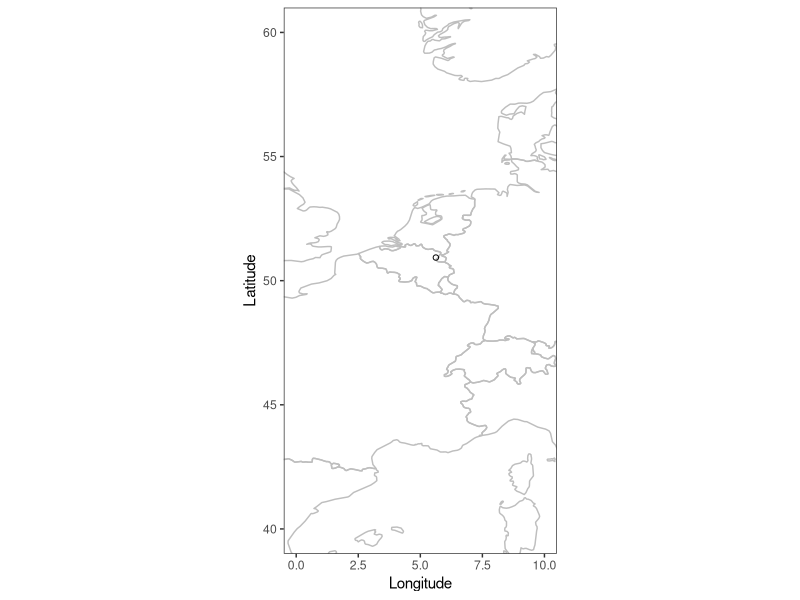

The R source for this figure:
## ---- chunk 1
knitr::opts_chunk$set(echo = TRUE)
## ---- chunk 2
# load the required packages
require(tidyverse)
require(readxl)
require(maps)

# import our data from the Excel spreadsheet
dt <- read_excel('./example_single/S007.xlsx', sheet=1, skip=3, col_names=T, na='')
# skip = 3 is to avoid unnecessary metadata at the top which we don't want to read

#View(dt) # always do a visual check :)
## ---- chunk 3
# are there 2 or more unique years in the dataset?
n_distinct(dt$year) >= 2
# n_distinct is identical to length(unique(x)) in base R, which counts the unique values
## ---- chunk 4
dim(dt) # check dimensions, returns row and column counts
summary(dt)
## ---- chunk 5
# Abundance and/or biomass, latitude and longitude numeric?
# Deal with coordinates later
is.numeric(dt$Abundance) 

# Year, month and day must be integers or factors
# | means or
is.factor(dt$year) | is.integer(dt$year)

# Secondary fields such as trawl, plot, transect etc must be factors or integers? NA
# Secondary fields such as elevation or depth will normally be numeric unless in a treatment format. NA here
# Date should be POSIXct (not applicable in this case) NA, just year

# Taxonomic fields must be characters or factors?
is.factor(dt$Family) | is.integer(dt$Family)
is.factor(dt$Taxon) | is.integer(dt$Taxon)
## ---- chunk 6
# The year column here is numeric so convert it to factor
dt$year <- as.factor(dt$year)
# and characters for the taxonomic fields
dt$Family <- as.character(dt$Family)
dt$Taxon <- as.character(dt$Taxon)
## ---- chunk 7
# if there is only one site throughout the dataset, we can get rid of it
dt$Site <- if(length(unique(dt$Site)) == 1){NULL}
# habitat and group aren't needed
dt$Habitat <- NULL
dt$Group <- NULL

# Renaming year column to match ours
colnames(dt)[1] <- 'Year'
## ---- chunk 8
# Abundance
min(dt$Abundance) > 0 # no zeroes?
sum(dt$Abundance=="") > 0 # no blanks

# Year < 2021, month < 12, day < 31
summary(dt[,1])

# if there are rows that need to be removed
# dt <- dt[!is.na(dt$Abundance),]
# dt <- dt[!which(dt$Abundance == 0),]
# or with dplyr's filter() function, which can handle multiple conditions
# dt <- dt %>% filter(!Abundance == '' | Abundance == 0 | is.na(Abundance))
## ---- chunk 9
dt$Latitude <- as.numeric(rep('50.931', nrow(dt)))
dt$Longitude <- as.numeric(rep('5.626', nrow(dt)))
## ---- chunk 10
world_map <- map_data('world') # check whether the GPS coordinates match expectations
world <- ggplot(world_map) + 
  geom_polygon(aes(x=long, y=lat, group=group), color='grey', fill='transparent') +
  coord_fixed() + 
  labs(x='Longitude', y='Latitude') +
  theme_bw() + theme(panel.grid=element_blank())
points <- world + geom_point(data=dt[1,], aes(x=Longitude, y=Latitude), shape=21)

points + coord_fixed(xlim=c(0,10), ylim=c(40,60))
detach('package:maps')
## ---- chunk 11
dt$Species <- dt$Taxon # always work from a copy
# check that genera are genera, not family names (-idae/eae)
# this returns the record index number if there are any
str_which(dt$Species, 'idae$|eae$')
# check the species list for misspellings or non-BioTIME taxonomic convention names
# Do visual checks before splitting taxa up into the three columns.
sort(unique(dt$Species)) %>% word(., start=2, end=-1)
# this keeps IDs adjacent to their same-genus misspellings, but only looking at the last few words to check

sort(unique(word(dt$Species, 1))) # check genera
sort(unique(dt$Family)) # check family
## ---- chunk 12
replace_g <- c( # make a replacement vector, pattern = replacement
  'Drassylus' = 'Drassyllus',
  'Hyposinga' = 'Hypsosinga',
  'Palludiphantes' = 'Palliduphantes',
  'Porhomma' = 'Porrhomma',
  'Tenuiphanthes' = 'Tenuiphantes'
  )

dt$Genus <- word(dt$Taxon, 1) # separate genus to its own column
dt$Species <- word(dt$Species, start=2) # species to its own column. Only the second word to ignore subspecies

# dt$Species <- str_replace_all(dt$Species, 'sp.$', 'sp$')
dt$Genus <- str_replace_all(dt$Genus, replace_g) # use the replacement vector to replace typos
# dt %>% distinct(Taxon, Genus, Species) %>% View()
# check visually, but do this in your console.

dt$Taxon <- NULL # get rid of it now that we've split and fixed
## ---- chunk 13
dt$Biomass <- rep('', nrow(dt))
dt$Plot <- rep('', nrow(dt))
dt$DepthElevation <- rep('', nrow(dt))
dt$Day <- rep('', nrow(dt))
dt$Month <- rep('', nrow(dt))
dt$StudyID <- rep('', nrow(dt))

# aggregate abundance records that are same species, plot, and survey day.
dt_merged <- dt %>% group_by(Biomass, Family, Genus, Species, Plot, Latitude, Longitude, DepthElevation, Day, Month, Year, StudyID) %>% 
  summarise(Abundance=sum(Abundance)) %>% ungroup() %>% arrange(Year, Family, Genus, Species)

dim(dt)[1]-dim(dt_merged)[1] # any change in aggregating?

# save the dataset name as an object so we save some typing
dataset_name <- 'LTER_HogeKempenNationalPark_Arachnids'
# put in as many non-blank fields unique to the sampling event
# If plot, depthelevation, month, and day are available, I'd add those in too
dt_merged$SampleDescription <- as.factor(with(dt_merged, paste(dataset_name, Latitude, Longitude, Year, sep='_')))
length(levels(dt_merged$SampleDescription)) # how many sampling events?
## ---- chunk 14

dt_merged$Plot <- rep('', nrow(dt_merged))

## ---- chunk 15
dt_merged <- dt_merged[c('Abundance',
                         'Biomass',
                         'Family',
                         'Genus',
                         'Species',
                         'SampleDescription',
                         'Plot',
                         'Latitude',
                         'Longitude',
                         'DepthElevation',
                         'Day',
                         'Month',
                         'Year',
                         'StudyID')] %>% arrange(Year, Family, Genus, Species)
head(dt_merged) # final check!
